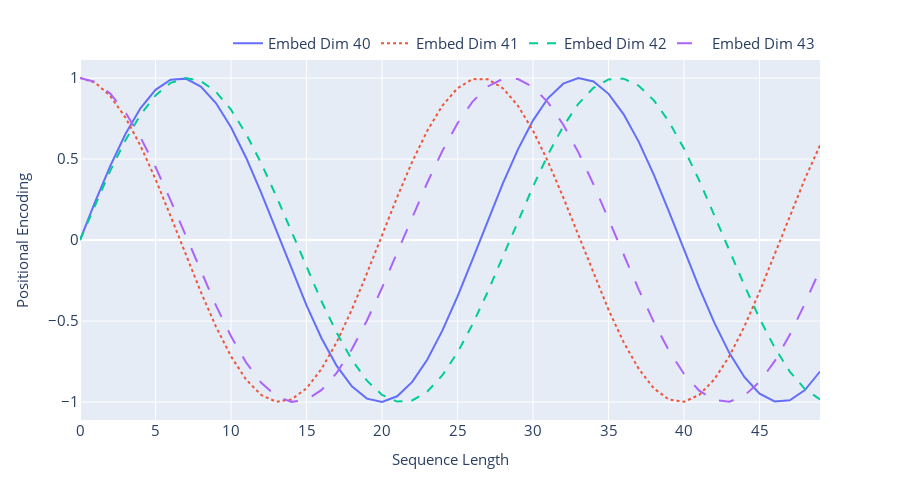

The notebook cell saved with this chart:
### Code cell
plot_dict = {"Sequence Length":np.arange(seq_len)}
for i, r in enumerate(P_vec[:, 40:44].T.numpy()):
    plot_dict[f"Embed Dim {i+40}"] = r
plot_df = pd.DataFrame(plot_dict)
plot_df = pd.melt(plot_df, id_vars = "Sequence Length", var_name="Embedding", value_name="Positional Encoding")

# Visualizing a subset of the hidden dimensions across different positions
fig = px.line(plot_df, x="Sequence Length", y="Positional Encoding", color="Embedding", line_dash="Embedding")
fig = format_plot(fig, xlabel="Sequence Length", ylabel="Positional Encoding")
fig.write_image(f"imgs/chapter_13/pos_encoding.png")
fig.show()

### Figure 1 — Plotly figure (JSON) as saved in the notebook; plotly's stock layout.template omitted (floating-point values rounded to 4 significant figures)
{"data": [{"hovertemplate": "Embedding=Embed Dim 40<br>Sequence Length=%{x}<br>Positional Encoding=%{y}<extra></extra>", "legendgroup": "Embed Dim 40", "line": {"color": "#636efa", "dash": "solid"}, "marker": {"symbol": "circle"}, "mode": "lines", "name": "Embed Dim 40", "orientation": "v", "showlegend": true, "type": "scatter", "x": [0, 1, 2, 3, 4, 5, 6, 7, 8, 9, 10, 11, 12, 13, 14, 15, 16, 17, 18, 19, 20, 21, 22, 23, 24, 25, 26, 27, 28, 29, 30, 31, 32, 33, 34, 35, 36, 37, 38, 39, 40, 41, 42, 43, 44, 45, 46, 47, 48, 49], "xaxis": "x", "y": [0, 0.2349, 0.4567, 0.6529, 0.8126, 0.9268, 0.9891, 0.996, 0.9472, 0.8454, 0.6963, 0.5082, 0.2916, 0.05877, -0.1774, -0.4036, -0.6073, -0.7769, -0.9031, -0.9787, -0.9995, -0.9644, -0.8754, -0.7373, -0.5579, -0.3474, -0.1173, 0.1192, 0.3491, 0.5595, 0.7386, 0.8763, 0.9649, 0.9996, 0.9783, 0.9023, 0.7757, 0.6057, 0.4019, 0.1755, -0.06068, -0.2935, -0.5098, -0.6977, -0.8464, -0.9478, -0.9962, -0.9888, -0.926, -0.8115], "yaxis": "y"}, {"hovertemplate": "Embedding=Embed Dim 41<br>Sequence Length=%{x}<br>Positional Encoding=%{y}<extra></extra>", "legendgroup": "Embed Dim 41", "line": {"color": "#EF553B", "dash": "dot"}, "marker": {"symbol": "circle"}, "mode": "lines", "name": "Embed Dim 41", "orientation": "v", "showlegend": true, "type": "scatter", "x": [0, 1, 2, 3, 4, 5, 6, 7, 8, 9, 10, 11, 12, 13, 14, 15, 16, 17, 18, 19, 20, 21, 22, 23, 24, 25, 26, 27, 28, 29, 30, 31, 32, 33, 34, 35, 36, 37, 38, 39, 40, 41, 42, 43, 44, 45, 46, 47, 48, 49], "xaxis": "x", "y": [1, 0.972, 0.8896, 0.7574, 0.5829, 0.3757, 0.1474, -0.08905, -0.3205, -0.5341, -0.7178, -0.8612, -0.9565, -0.9983, -0.9841, -0.9149, -0.7945, -0.6296, -0.4295, -0.2053, 0.03035, 0.2643, 0.4835, 0.6756, 0.8299, 0.9377, 0.9931, 0.9929, 0.9371, 0.8288, 0.6742, 0.4818, 0.2625, 0.02844, -0.2072, -0.4312, -0.6311, -0.7957, -0.9157, -0.9845, -0.9982, -0.956, -0.8603, -0.7164, -0.5325, -0.3187, -0.08715, 0.1493, 0.3774, 0.5844], "yaxis": "y"}, {"hovertemplate": "Embedding=Embed Dim 42<br>Sequence Length=%{x}<br>Positional Encoding=%{y}<extra></extra>", "legendgroup": "Embed Dim 42", "line": {"color": "#00cc96", "dash": "dash"}, "marker": {"symbol": "circle"}, "mode": "lines", "name": "Embed Dim 42", "orientation": "v", "showlegend": true, "type": "scatter", "x": [0, 1, 2, 3, 4, 5, 6, 7, 8, 9, 10, 11, 12, 13, 14, 15, 16, 17, 18, 19, 20, 21, 22, 23, 24, 25, 26, 27, 28, 29, 30, 31, 32, 33, 34, 35, 36, 37, 38, 39, 40, 41, 42, 43, 44, 45, 46, 47, 48, 49], "xaxis": "x", "y": [0, 0.2189, 0.4272, 0.6147, 0.7725, 0.8927, 0.9697, 0.9997, 0.9811, 0.915, 0.8045, 0.655, 0.4737, 0.2695, 0.05214, -0.1677, -0.3794, -0.5727, -0.7383, -0.868, -0.9557, -0.9969, -0.9899, -0.9348, -0.8344, -0.6935, -0.519, -0.3193, -0.1041, 0.1161, 0.3307, 0.5292, 0.7021, 0.841, 0.939, 0.9915, 0.9959, 0.952, 0.862, 0.7301, 0.5629, 0.3683, 0.1559, -0.06413, -0.281, -0.4843, -0.664, -0.8116, -0.9198, -0.9834], "yaxis": "y"}, {"hovertemplate": "Embedding=Embed Dim 43<br>Sequence Length=%{x}<br>Positional Encoding=%{y}<extra></extra>", "legendgroup": "Embed Dim 43", "line": {"color": "#ab63fa", "dash": "longdash"}, "marker": {"symbol": "circle"}, "mode": "lines", "name": "Embed Dim 43", "orientation": "v", "showlegend": true, "type": "scatter", "x": [0, 1, 2, 3, 4, 5, 6, 7, 8, 9, 10, 11, 12, 13, 14, 15, 16, 17, 18, 19, 20, 21, 22, 23, 24, 25, 26, 27, 28, 29, 30, 31, 32, 33, 34, 35, 36, 37, 38, 39, 40, 41, 42, 43, 44, 45, 46, 47, 48, 49], "xaxis": "x", "y": [1, 0.9758, 0.9042, 0.7888, 0.6351, 0.4506, 0.2443, 0.02608, -0.1934, -0.4034, -0.5939, -0.7556, -0.8807, -0.963, -0.9986, -0.9858, -0.9252, -0.8197, -0.6745, -0.4965, -0.2945, -0.07817, 0.1419, 0.3552, 0.5512, 0.7204, 0.8548, 0.9476, 0.9946, 0.9932, 0.9437, 0.8485, 0.7121, 0.5411, 0.3439, 0.13, -0.09014, -0.3059, -0.5069, -0.6833, -0.8266, -0.9297, -0.9878, -0.9979, -0.9597, -0.8749, -0.7477, -0.5842, -0.3924, -0.1816], "yaxis": "y"}], "layout": {"autosize": false, "height": 500, "legend": {"font": {"size": 15}, "orientation": "h", "title": {}, "tracegroupgap": 0, "x": 1, "xanchor": "right", "y": 1, "yanchor": "bottom"}, "margin": {"t": 60}, "title": {"font": {"size": 20}, "text": "", "x": 0.5, "xanchor": "center", "yanchor": "top"}, "width": 900, "xaxis": {"anchor": "y", "domain": [0, 1], "tickfont": {"size": 15}, "title": {"font": {"size": 15}, "text": "Sequence Length"}}, "yaxis": {"anchor": "x", "domain": [0, 1], "tickfont": {"size": 15}, "title": {"font": {"size": 15}, "text": "Positional Encoding"}}}}
